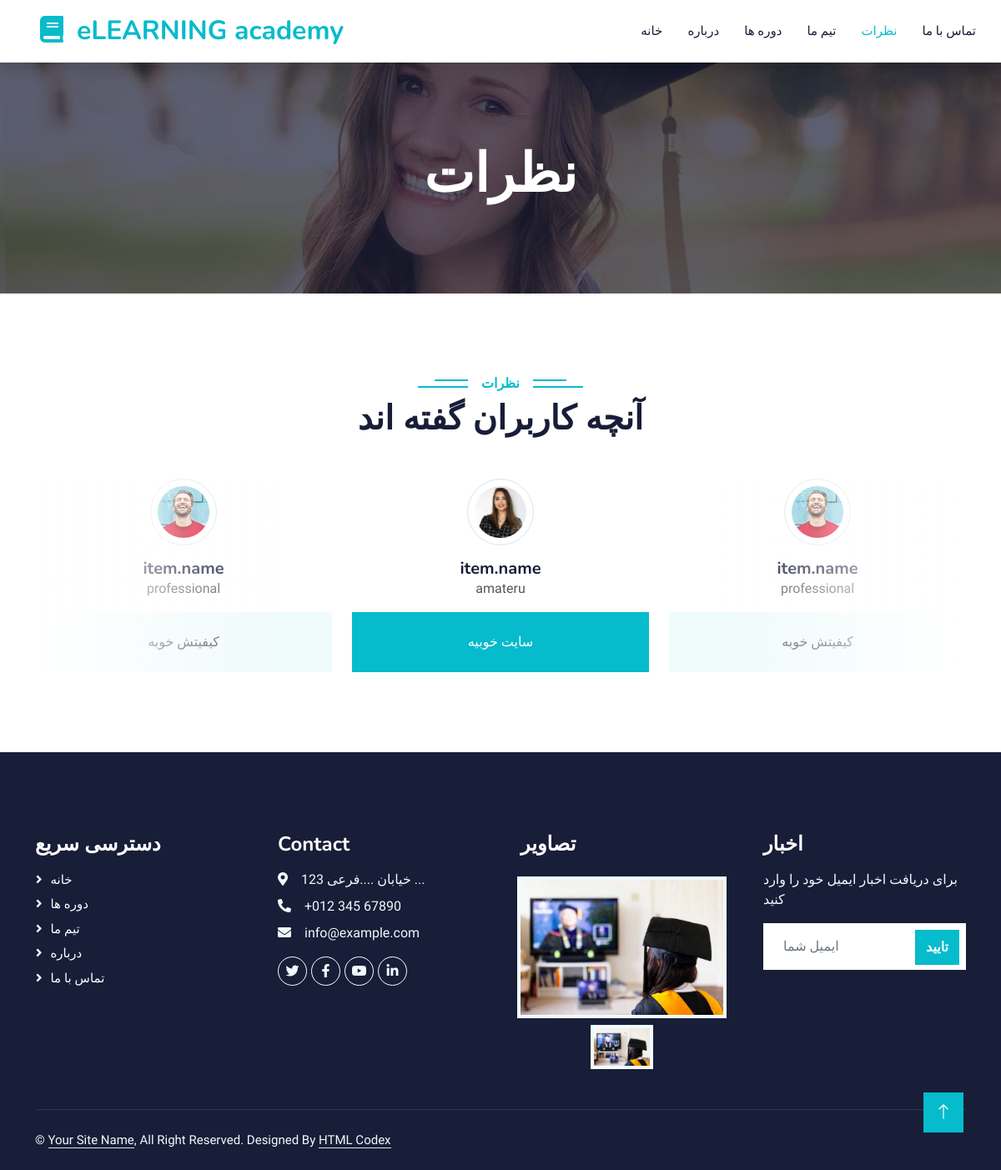
The page /academy/testimonial/ on the database its author committed.
### test_app/models.py (models this page shows)
class message(models.Model):
    name = models.CharField(max_length=200, verbose_name='name')
    level = models.CharField(max_length=200, verbose_name='level')
    picture = models.ImageField(upload_to='message_pic' ,verbose_name='picture')
    message = models.TextField(verbose_name='message')

### test_app/views.py (the view, shortened to what this page needs)
# urls.py: path('testimonial/', TestimonialView.as_view(), name='testimonial'),
class TestimonialView(View):
    def get(self, request):
        categories = models.categories.objects.all()
        courses = models.Course.objects.all()
        lecturer = models.lecturer.objects.all()
        messages = models.message.objects.all()
        datas = {
            'page_name' : 'testimonial',
            'categories' : categories ,
            'courses': courses ,
            'lecturers' : lecturer ,
            'messages' : messages   ,
        }
        return render(request, 'test_app/testimonial.html',datas)

### test_app/templates/test_app/testimonial.html (shortened to what this page needs)
{% extends 'test_app/base.html' %}
{% load static %}
{% block body %}
    <div class="container-fluid bg-primary py-5 mb-5 page-header">
        <div class="container py-5">
            <div class="row justify-content-center">
                <div class="col-lg-10 text-center">
                    <h1 class="display-3 text-white animated slideInDown">نظرات</h1>
                </div>
            </div>
        </div>
    </div>
    <div class="container-xxl py-5 wow fadeInUp" data-wow-delay="0.1s">
        <div class="container">
            <div class="text-center">
                <h6 class="section-title bg-white text-center text-primary px-3">نظرات</h6>
                <h1 class="mb-5"> آنچه کاربران گفته اند</h1>
            </div>
            <div class="owl-carousel testimonial-carousel position-relative">
        {%  for item in messages  %}
                <div class="testimonial-item text-center">
                    <img class="border rounded-circle p-2 mx-auto mb-3" src="{{item.picture.url}}" style="width: 80px; height: 80px;">
                    <h5 class="mb-0"> item.name</h5>
                    <p>{{item.level}}</p>
                    <div class="testimonial-text bg-light text-center p-4">
                        <p class="mb-0">{{item.message}}</p>
                    </div>
                </div>
        {%endfor%}
            </div>
        </div>
    </div>
{% endblock body  %}

### static/test_app/css/style.css (style rules this page uses)
:root { --primary: #06BBCC; --light: #F0FBFC; --dark: #181d38; }
.page-header { background: linear-gradient(rgba(24, 29, 56, .7), rgba(24, 29, 56, .7)), url(../img/carousel-1.jpg); background-position: center center; background-repeat: no-repeat; background-size: cover; }
.section-title { position: relative; display: inline-block; text-transform: uppercase; }
.section-title::before { position: absolute; content: ""; width: calc(100% + 80px); height: 2px; top: 4px; left: -40px; background: var(--primary); z-index: -1; }
.section-title::after { position: absolute; content: ""; width: calc(100% + 120px); height: 2px; bottom: 5px; left: -60px; background: var(--primary); z-index: -1; }
.testimonial-carousel::before { position: absolute; content: ""; top: 0; left: 0; height: 100%; width: 0; background: linear-gradient(to right, rgba(255, 255, 255, 1) 0%, rgba(255, 255, 255, 0) 100%); z-index: 1; }
.testimonial-carousel::after { position: absolute; content: ""; top: 0; right: 0; height: 100%; width: 0; background: linear-gradient(to left, rgba(255, 255, 255, 1) 0%, rgba(255, 255, 255, 0) 100%); z-index: 1; }
@media (min-width: 768px) { .testimonial-carousel::before, .testimonial-carousel::after { width: 200px; } }
@media (min-width: 992px) { .testimonial-carousel::before, .testimonial-carousel::after { width: 300px; } }
.testimonial-carousel .owl-item .testimonial-text, .testimonial-carousel .owl-item.center .testimonial-text * { transition: .5s; }
.testimonial-carousel .owl-item.center .testimonial-text { background: var(--primary) !important; }
.testimonial-carousel .owl-item.center .testimonial-text * { color: #FFFFFF !important; }

### rows shown on the page
message: picture (picture), level "amateru", message "سایت خوبیه"
message: picture (picture), level "professional", message "کیفیتش خوبه"
